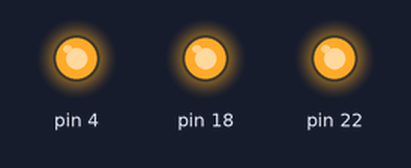
Bench run of a sketch on a simulated Arduino Mega 2560, built with avr-gcc and run on an emulated ATmega2560. On the bench: output pins drawn as LEDs (lit = HIGH).

Above: at 0.02 s.
At 0.57 s:
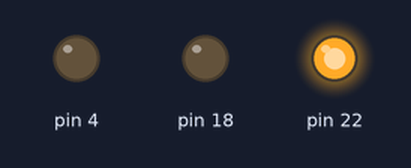
At 1.27 s:
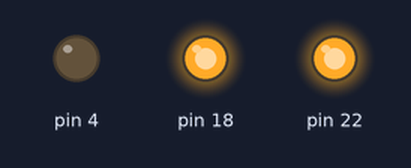
At 2.57 s:
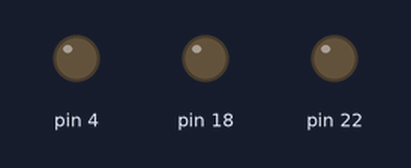
At 3.87 s:
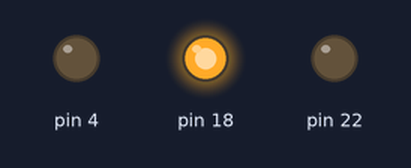
At 5.13 s:
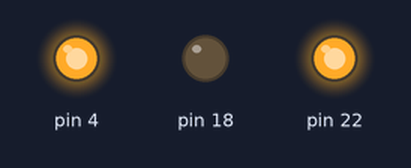
Timing chart, 0 to 5.4 s (numbered marks = the images above):
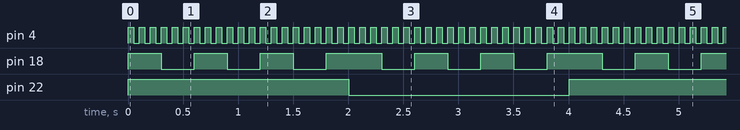

The sketch:

6.2.ino
```cpp
int ledExterno1Aceso = 0;
int ledExterno2Aceso = 0;
int ledExterno3Aceso = 0;
int contador = 0;

int toogleLed(uint8_t pin, int aceso = 1) {
  aceso = (aceso == 1 ? 0 : 1);
  //se led estiver aceso => apaga | se estiver apagado => acende
  digitalWrite(pin, (aceso == 1 ? HIGH : LOW));
  return aceso;
}

void setup() {
  //Define a porta do led externo 1 como saída
  pinMode(4, OUTPUT);
  //Define a porta do led externo 2 como saída
  pinMode(18, OUTPUT);
  //Define a porta do led built in como saída
  pinMode(22, OUTPUT);
}

void loop() {
  if(contador % 50 == 0) {
    //muda o estado do led externo 1 a cada 100ms
    ledExterno1Aceso = toogleLed(4, ledExterno1Aceso);
  }
  if(contador % 300 == 0) {
    //muda o estado do led externo 2 a cada 250ms
    ledExterno2Aceso = toogleLed(18, ledExterno2Aceso);
  }
  if(contador % 2000 == 0) {
    //muda o estado do led externo 3 a cada 1s
    ledExterno3Aceso = toogleLed(22, ledExterno3Aceso);
    contador = 0;
  }

  //faz o ciclo de 50ms
  contador += 50;
  delay(50);
}
```

Measured:
- by itself, pin 4: alternates HIGH for 0.05 s and LOW for 0.05 s
- by itself, pin 18: repeats every 2.0 s: 2 × (LOW 0.30 s, HIGH 0.30 s), LOW 0.30 s, HIGH 0.50 s
- by itself, pin 22: alternates HIGH for 2.0 s and LOW for 2.0 s
